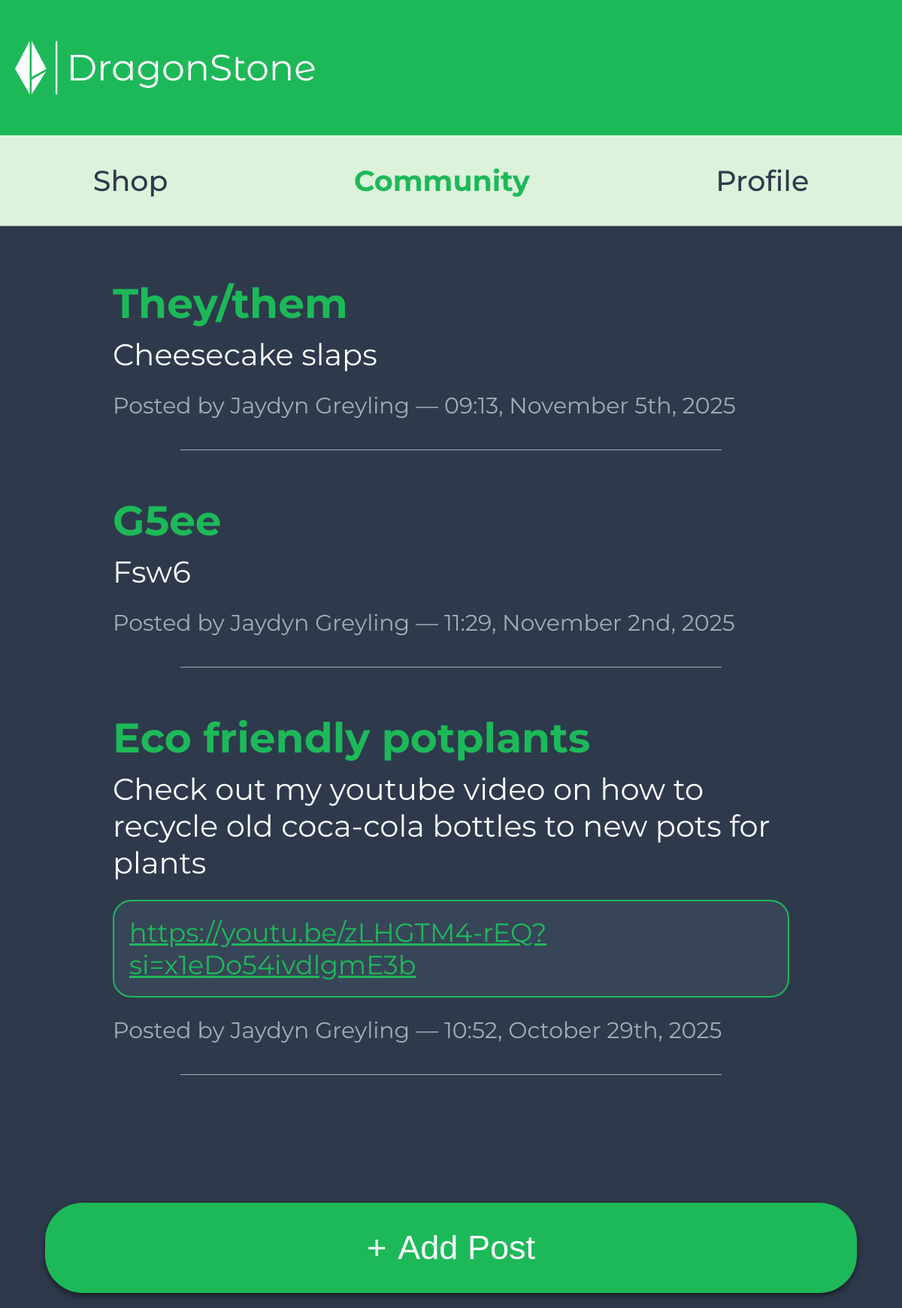
The page /community.php on the database its author committed.
### tables this page shows
CREATE TABLE `community_posts` (
  `post_id` varchar(10) NOT NULL,
  `user_id` varchar(10) NOT NULL,
  `post_title` varchar(255) NOT NULL,
  `post_caption` text DEFAULT NULL,
  `post_link` varchar(255) DEFAULT NULL,
  `posted_at` timestamp NOT NULL DEFAULT current_timestamp()
);

CREATE TABLE `users` (
  `users_id` varchar(10) NOT NULL,
  `first_name` varchar(100) NOT NULL,
  `last_name` varchar(100) NOT NULL,
  `email` varchar(150) NOT NULL,
  `cell_number` varchar(13) NOT NULL,
  `password` varchar(255) NOT NULL,
  `street_address` varchar(255) NOT NULL,
  `suburb` varchar(150) NOT NULL,
  `city` varchar(150) NOT NULL,
  `province` varchar(150) NOT NULL,
  `postal_code` varchar(20) NOT NULL,
  `ecopoints` int(11) DEFAULT 0,
  `subscription_status` enum('subscribed','notsubscribed') NOT NULL DEFAULT 'notsubscribed',
  `created_at` timestamp NOT NULL DEFAULT current_timestamp()
);

### community.php (the view, shortened to what this page needs)
<?php
include 'db_connect.php';
$query = "
    SELECT cp.post_title, cp.post_caption, cp.post_link, cp.posted_at,
            u.first_name, u.last_name
    FROM community_posts cp
    JOIN users u ON cp.user_id = u.users_id
    ORDER BY cp.posted_at DESC
";
$result = $conn->query($query);
?>
<!DOCTYPE html>
<html lang="en">
<head>
</head>
<body>
<header>
    <img src="assets/icons/DragonStone_logo.png" alt="DragonStone Logo" class="header-logo">
</header>
<nav>
    <div class="nav-item">
        <a href="index.php">Shop</a>
    </div>
    <div class="nav-item active">
        <a href="#" class="active">Community</a>
    </div>
    <div class="nav-item">
        <a href="profile.php">Profile</a>
    </div>
</nav>
<div class="content">
<?php
if ($result && $result->num_rows > 0) {
    while ($row = $result->fetch_assoc()) {
        $title = htmlspecialchars($row['post_title']);
        $caption = htmlspecialchars($row['post_caption']);
        $link = htmlspecialchars($row['post_link']);
        $firstName = htmlspecialchars($row['first_name']);
        $lastName = htmlspecialchars(trim($row['last_name']));
        $timestamp = strtotime($row['posted_at']);
        $timeFormatted = $timestamp ? date("H:i, F jS, Y", $timestamp) : 'Unknown date';
        echo "
        <div class='post'>
            <div class='post-title'>{$title}</div>
            <div class='post-caption'>{$caption}</div>";
        if (!empty($link)) {
            $displayLink = filter_var($link, FILTER_VALIDATE_URL) ? $link : '#';
            echo "<a href='{$displayLink}' class='post-link' target='_blank' rel='noopener noreferrer'>{$link}</a>";
        }
        echo "
            <div class='timestamp'>Posted by {$firstName} {$lastName} — {$timeFormatted}</div>
            <div class='separator'></div>
        </div>";
    }
} else {
    echo "<p style='text-align:center; color:#A3ACB5; font-size:45px; margin-top: 100px;'>
            No posts yet. Be the first to share something!
          </p>";
}
?>
</div>
<button class="add-post-button" onclick="window.location.href='add_post.php'">
    <span>+</span> Add Post
</button>
</body>
</html>

### community.php (style rules this page uses)
body { margin: 0; font-family: 'Montserrat', sans-serif; background-color: #2E3A4C; padding-top: 320px; padding-bottom: 200px; color: #FFFFFF; }
header { background-color: #1DB959; height: 180px; display: flex; align-items: center; justify-content: space-between; padding: 0 20px; color: white; position: fixed; top: 0; left: 0; width: 100%; z-index: 1000; }
.header-logo { height: 120px; }
nav { height: 120px; background-color: #DCF2DA; display: flex; justify-content: space-around; align-items: center; border-bottom: 1px solid #A3ACB5; position: fixed; top: 180px; width: 100%; z-index: 999; box-shadow: 0 2px 6px rgba(0, 0, 0, 0.2); }
.nav-item { display: flex; align-items: center; gap: 10px; position: relative; cursor: pointer; }
nav a { text-decoration: none; color: #2E3A4C; font-size: 38px; font-weight: 500; display: flex; align-items: center; }
nav a.active { color: #1DB959; font-weight: 700; }
.content { max-width: 900px; margin: 0 auto; padding: 50px 20px; }
.post { margin-bottom: 60px; }
.post-title { color: #1DB959; font-weight: 700; font-size: 55px; margin-bottom: 10px; }
.post-caption { font-size: 40px; color: #FFFFFF; margin: 10px 0; max-width: 100%; word-wrap: break-word; }
.post-link { border: 2px solid #1DB959; border-radius: 25px; padding: 20px 20px; display: inline-block; color: #1DB959; font-size: 35px; text-decoration: underline; max-width: 100%; word-wrap: break-word; background-color: #384558; margin-top: 15px; }
.timestamp { color: #A3ACB5; font-size: 30px; margin-top: 25px; }
.separator { width: 80%; margin: 40px auto; border-bottom: 1px solid #A3ACB5; }
.add-post-button { position: fixed; bottom: 20px; left: 50%; transform: translateX(-50%); background-color: #1DB959; color: white; border: none; border-radius: 50px; width: 90%; height: 120px; display: flex; align-items: center; justify-content: center; gap: 15px; box-shadow: 0 4px 8px rgba(0,0,0,0.5); cursor: pointer; font-size: 45px; font-weight: 500; z-index: 1001; transition: background-color 0.3s; }

### rows shown on the page
community_posts: post_title "They/them", post_caption "Cheesecake slaps", user.first_name "Jaydyn", user.last_name "Greyling", posted_at "09:13, November 5th, 2025"
community_posts: post_title "G5ee", post_caption "Fsw6", user.first_name "Jaydyn", user.last_name "Greyling", posted_at "11:29, November 2nd, 2025"
community_posts: post_title "Eco friendly potplants", post_caption "Check out my youtube video on how to recycle old coca-cola bottles to new pots for plants", post_link "https://youtu.be/zLHGTM4-rEQ?si=x1eDo54ivdlgmE3b", user.first_name "Jaydyn", user.last_name "Greyling", posted_at "10:52, October 29th, 2025"
